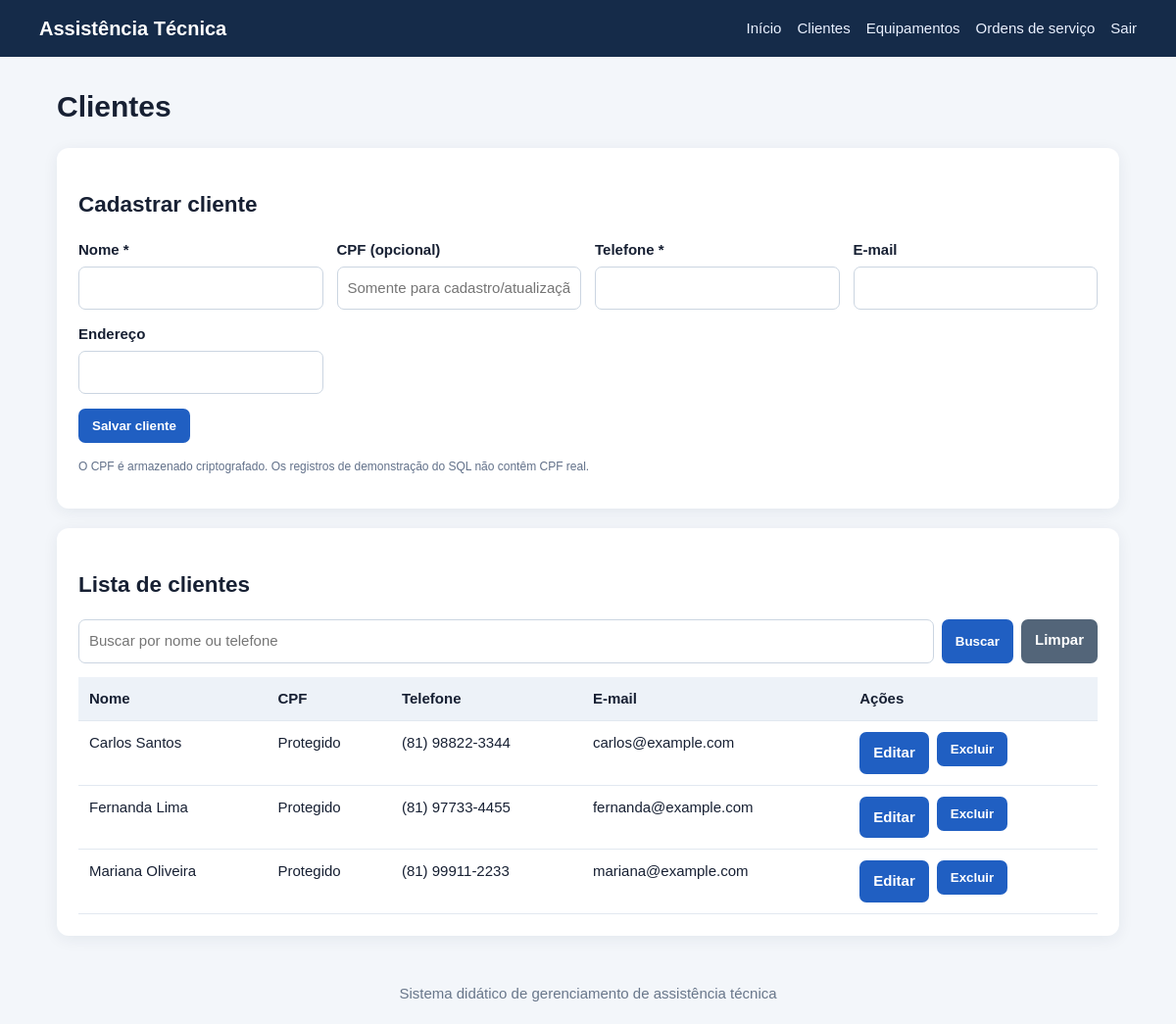
Screenshot of /sistema/clientes.php (signed in) with the database file from the repository.
### tables this page shows
CREATE TABLE clientes (
  id INT UNSIGNED AUTO_INCREMENT PRIMARY KEY,
  nome VARCHAR(120) NOT NULL,
  cpf_criptografado TEXT NOT NULL,
  telefone VARCHAR(25) NOT NULL,
  email VARCHAR(120) NULL,
  endereco VARCHAR(180) NULL,
  criado_em TIMESTAMP DEFAULT CURRENT_TIMESTAMP
);

### sistema/includes/functions.php (called while the page is built, shortened)
<?php
function e($value) {
    return htmlspecialchars((string)$value, ENT_QUOTES | ENT_SUBSTITUTE, 'UTF-8');
}
function cpf_decrypt($encoded) {
    $raw = base64_decode((string)$encoded, true);
    if ($raw === false || strlen($raw) < 17) return 'Protegido';
    $plain = openssl_decrypt(substr($raw, 16), 'aes-256-cbc', APP_ENCRYPTION_KEY, OPENSSL_RAW_DATA, substr($raw, 0, 16));
    return $plain === false ? 'Protegido' : $plain;
}

### sistema/config/database.php (called while the page is built, shortened)
<?php
$host = '127.0.0.1';
$usuario = 'root';
$senha = '';
$banco = 'saep_db';
$porta = 3307;
$conexao = mysqli_connect($host, $usuario, $senha, $banco, $porta);
mysqli_set_charset($conexao, 'utf8mb4');
function db_stmt($sql, $types = '', $params = array()) {
    global $conexao;
    $stmt = mysqli_prepare($conexao, $sql);
    if (!mysqli_stmt_execute($stmt)) {
        throw new RuntimeException('Erro ao executar consulta: ' . mysqli_stmt_error($stmt));
    }
    return $stmt;
}
function db_all($sql, $types = '', $params = array()) {
    $stmt = db_stmt($sql, $types, $params);
    $result = mysqli_stmt_get_result($stmt);
    $rows = $result ? mysqli_fetch_all($result, MYSQLI_ASSOC) : array();
    return $rows;
}

### sistema/clientes.php (the view, shortened to what this page needs)
<?php
require_once __DIR__ . '/config/database.php';
require_once __DIR__ . '/includes/functions.php';
$edit = null;
$busca = trim(isset($_GET['q']) ? $_GET['q'] : '');
if ($busca !== '') {
    $like = '%' . $busca . '%';
    $rows = db_all('SELECT * FROM clientes WHERE nome LIKE ? OR telefone LIKE ? ORDER BY nome', 'ss', array($like, $like));
} else {
    $rows = db_all('SELECT * FROM clientes ORDER BY nome');
}
require __DIR__ . '/includes/header.php';
?>
<h1>Clientes</h1>
<section class="card">
<h2><?= $edit ? 'Editar cliente' : 'Cadastrar cliente' ?></h2>
<form method="post">
<div class="form-grid">
<div><label>Nome *</label><input name="nome" required value="<?= e($edit['nome'] ?? '') ?>"></div>
<div><label>CPF (opcional)</label><input name="cpf" inputmode="numeric" maxlength="14" placeholder="Somente para cadastro/atualização" value="<?= $edit ? e(cpf_decrypt($edit['cpf_criptografado'])) : '' ?>"></div>
<div><label>Telefone *</label><input name="telefone" required value="<?= e($edit['telefone'] ?? '') ?>"></div>
<div><label>E-mail</label><input name="email" type="email" value="<?= e($edit['email'] ?? '') ?>"></div>
<div><label>Endereço</label><input name="endereco" value="<?= e($edit['endereco'] ?? '') ?>"></div>
</div><p><button type="submit">Salvar cliente</button> <?php if ($edit): ?><a class="btn secondary" href="clientes.php">Cancelar edição</a><?php endif; ?></p>
</form>
<p class="small muted">O CPF é armazenado criptografado. Os registros de demonstração do SQL não contêm CPF real.</p>
</section>
<section class="card">
<h2>Lista de clientes</h2>
<form class="search" method="get"><input name="q" placeholder="Buscar por nome ou telefone" value="<?= e($busca) ?>"><button>Buscar</button><a class="btn secondary" href="clientes.php">Limpar</a></form>
<div class="table-wrap"><table><thead><tr><th>Nome</th><th>CPF</th><th>Telefone</th><th>E-mail</th><th>Ações</th></tr></thead><tbody>
<?php foreach ($rows as $r): ?><tr><td><?= e($r['nome']) ?></td><td><?= e(cpf_decrypt($r['cpf_criptografado'])) ?></td><td><?= e($r['telefone']) ?></td><td><?= e($r['email']) ?></td><td><div class="actions"><a class="btn" href="?editar=<?= (int)$r['id'] ?>">Editar</a><form method="post" onsubmit="return confirm('Excluir este cliente?')"><button class="danger">Excluir</button></form></div></td></tr><?php endforeach; ?>
</tbody></table></div>
</section>
<?php require __DIR__ . '/includes/footer.php'; ?>

### sistema/assets/style.css (style rules this page uses)
* { box-sizing:border-box }
body { margin:0;background:#f3f6fa;color:#172033;font:15px/1.5 Arial,Helvetica,sans-serif }
.card { background:#fff;padding:22px;border-radius:12px;box-shadow:0 3px 16px #152b4912;margin-bottom:20px }
.actions { display:flex;gap:8px;flex-wrap:wrap }
.btn,button { display:inline-block;border:0;border-radius:7px;padding:10px 14px;background:#205fc2;color:white;text-decoration:none;cursor:pointer;font-weight:600 }
.btn.secondary { background:#536579 }
.form-grid { display:grid;grid-template-columns:repeat(auto-fit,minmax(220px,1fr));gap:14px }
label { display:block;font-weight:600;margin-bottom:5px }
input,select,textarea { width:100%;padding:10px;border:1px solid #cbd5e1;border-radius:7px;font:inherit;background:white }
table { width:100%;border-collapse:collapse;background:#fff }
th,td { text-align:left;padding:11px;border-bottom:1px solid #e2e8f0;vertical-align:top }
th { background:#edf2f8 }
td form { display:inline }
.table-wrap { overflow:auto }
.muted { color:#617089 }
.search { display:flex;gap:8px;margin:14px 0 }
.search input { flex:1 }
.small { font-size:12px }

### rows the page displays
clientes: nome "Carlos Santos", cpf_criptografado "Protegido", telefone "(81) 98822-3344", email "carlos@example.com"
clientes: nome "Fernanda Lima", cpf_criptografado "Protegido", telefone "(81) 97733-4455", email "fernanda@example.com"
clientes: nome "Mariana Oliveira", cpf_criptografado "Protegido", telefone "(81) 99911-2233", email "mariana@example.com"
